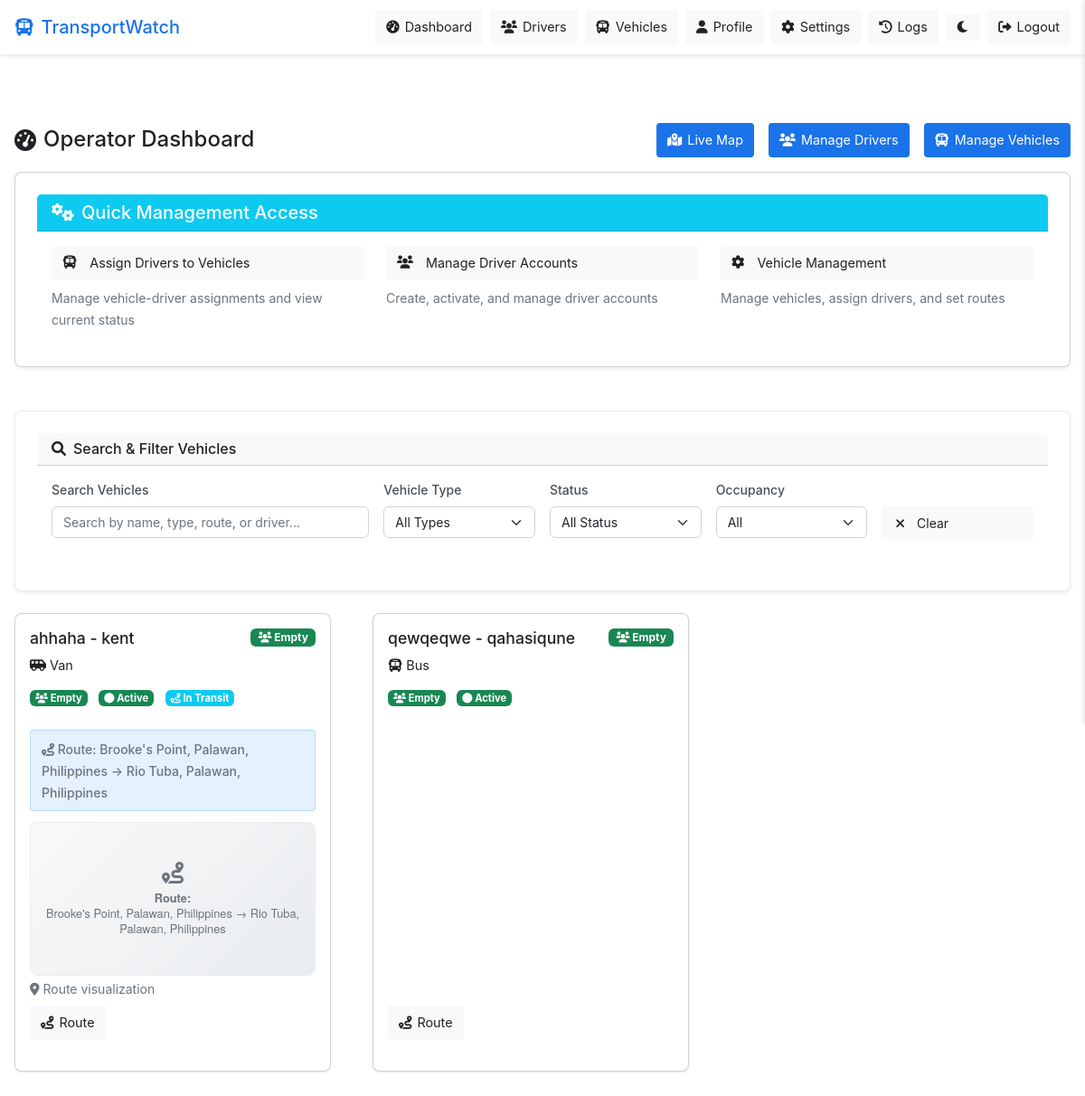
/operator/dashboard (signed in), run on the app's committed database.
### models/vehicle.py (models this page shows, shortened)
class Vehicle(db.Model):
    __tablename__ = 'vehicles'
    __table_args__ = {'extend_existing': True}  # Handle existing table
    id = db.Column(db.Integer, primary_key=True)
    registration_number = db.Column(db.String(20), unique=True, nullable=False)
    vehicle_type = db.Column(db.String(50), nullable=False)
    capacity = db.Column(db.Integer, nullable=False)
    status = db.Column(db.String(20), default='active')
    created_at = db.Column(db.DateTime, default=datetime.utcnow)
    occupancy_status = db.Column(db.String(20), default='empty')
    last_speed_kmh = db.Column(db.Float, default=0.0)
    current_latitude = db.Column(db.Float)
    current_longitude = db.Column(db.Float)
    last_updated = db.Column(db.DateTime, default=datetime.utcnow)
    accuracy = db.Column(db.Float, default=0.0)
    route = db.Column(db.String(100))
    route_info = db.Column(db.Text)
    owner_id = db.Column(db.Integer, db.ForeignKey('users.id'), nullable=False)
    assigned_driver_id = db.Column(db.Integer, db.ForeignKey('users.id'))
    owner = db.relationship('User', foreign_keys=[owner_id], backref='owned_vehicles')
    assigned_driver = db.relationship('User', foreign_keys=[assigned_driver_id], backref='assigned_vehicle')
    location_logs = db.relationship('LocationLog', backref='vehicle', lazy='dynamic')

### models/user.py (models this page shows, shortened)
class User(UserMixin, db.Model):
    __tablename__ = 'users'
    __table_args__ = {'extend_existing': True}  # Handle existing table
    id = db.Column(db.Integer, primary_key=True, autoincrement=True)
    username = db.Column(db.String(80), unique=True, nullable=False)
    email = db.Column(db.String(120), unique=True, nullable=False)
    password_hash = db.Column(db.String(255), nullable=False)
    user_type = db.Column(db.String(20), nullable=False)  # 'admin', 'operator', 'driver'
    created_at = db.Column(db.DateTime, default=datetime.utcnow)
    first_name = db.Column(db.String(100), nullable=True)
    middle_name = db.Column(db.String(100), nullable=True)
    last_name = db.Column(db.String(100), nullable=True)
    is_active = db.Column(db.Boolean, default=True, nullable=False)
    profile_image_url = db.Column(db.String(500), nullable=True)
    created_by_id = db.Column(db.Integer, db.ForeignKey('users.id'), nullable=True)  # For drivers created by operators
    created_by = db.relationship('User', remote_side=[id], backref='created_users')
    current_latitude = db.Column(db.Float, nullable=True)
    current_longitude = db.Column(db.Float, nullable=True)
    accuracy = db.Column(db.Float, nullable=True)  # accuracy in meters
    company_name = db.Column(db.String(200), nullable=True)
    contact_number = db.Column(db.String(50), nullable=True)
    notifications = db.relationship('Notification', backref=db.backref('user_backref', uselist=False), lazy='dynamic')
    notification_settings = db.relationship('NotificationSetting', backref=db.backref('user_backref', uselist=False), uselist=False)

### routes/operator.py (the view)
@operator_bp.route('/dashboard')
@login_required
def dashboard():
    if current_user.user_type != 'operator' and current_user.user_type != 'admin':
        flash('Access denied. Operator account required.', 'error')
        return redirect(url_for('index'))
    vehicles = Vehicle.query.filter(
        Vehicle.owner_id == current_user.id,
        Vehicle.assigned_driver_id.isnot(None),
        Vehicle.status == 'active'
    ).all()
    from models.user import Trip
    for vehicle in vehicles:
        if vehicle.assigned_driver_id:
            _ = vehicle.assigned_driver
        active_trip = Trip.query.filter_by(
            vehicle_id=vehicle.id,
            status='active'
        ).first()
        vehicle.has_active_trip = active_trip is not None
        vehicle.active_trip = active_trip
    return render_template('operator/dashboard.html', vehicles=vehicles)

### app.py (called while the page is built)
@login_manager.user_loader
def load_user(user_id):
    return User.query.get(int(user_id))

@app.context_processor
def inject_user():
    from flask import request
    from flask_login import current_user
    if request.endpoint == 'index':
        return {}  # Return empty context for public page
    return dict(current_user=current_user)

### templates/operator/dashboard.html (shortened to what this page needs)
{% extends "base.html" %}
{% block extra_css %}
<link rel="stylesheet" href="https://unpkg.com/leaflet@1.7.1/dist/leaflet.css" />
{% endblock %}
{% block content %}
<div class="page-header">
    <h1><i class="fas fa-tachometer-alt"></i> <span>Operator Dashboard</span></h1>
    <div class="header-actions">
        <button class="btn btn-primary" onclick="showLiveMapModal()">
            <i class="fas fa-map-marked-alt"></i> <span class="btn-text">Live Map</span>
        </button>
        <a href="{{ url_for('operator.manage_drivers_page') }}" class="btn btn-primary">
            <i class="fas fa-users"></i> <span class="btn-text">Manage Drivers</span>
        </a>
        <a href="{{ url_for('operator.manage_vehicles') }}" class="btn btn-primary">
            <i class="fas fa-bus"></i> <span class="btn-text">Manage Vehicles</span>
        </a>
    </div>
</div>
<div class="row mb-4">
    <div class="col-12">
        <div class="card shadow-sm">
            <div class="card-header bg-info text-white">
                <h5 class="mb-0">
                    <i class="fas fa-cogs me-2"></i>Quick Management Access
                </h5>
            </div>
            <div class="card-body">
                <div class="row">
                    <div class="col-md-4">
                        <a href="{{ url_for('operator.manage_vehicles') }}" class="btn btn-outline-info w-100 mb-2">
                            <i class="fas fa-bus me-2"></i>Assign Drivers to Vehicles
                        </a>
                        <small class="text-muted">Manage vehicle-driver assignments and view current status</small>
                    </div>
                    <div class="col-md-4">
                        <a href="{{ url_for('operator.manage_drivers_page') }}" class="btn btn-outline-info w-100 mb-2">
                            <i class="fas fa-users me-2"></i>Manage Driver Accounts
                        </a>
                        <small class="text-muted">Create, activate, and manage driver accounts</small>
                    </div>
                    <div class="col-md-4">
                        <a href="{{ url_for('operator.manage_vehicles') }}" class="btn btn-outline-info w-100 mb-2">
                            <i class="fas fa-cog me-2"></i>Vehicle Management
                        </a>
                        <small class="text-muted">Manage vehicles, assign drivers, and set routes</small>
                    </div>
                </div>
            </div>
        </div>
    </div>
</div>
<div class="vehicle-search-section mb-4">
    <div class="card shadow-sm">
        <div class="card-header bg-light">
            <h6 class="mb-0">
                <i class="fas fa-search me-2"></i>Search & Filter Vehicles
            </h6>
        </div>
        <div class="card-body">
            <div class="row g-3">
                <div class="col-md-4">
                    <div class="form-group">
                        <label for="vehicleSearch" class="form-label">Search Vehicles</label>
                        <input type="text" id="vehicleSearch" class="form-control" placeholder="Search by name, type, route, or driver...">
                    </div>
                </div>
                <div class="col-md-2">
                    <div class="form-group">
                        <label for="typeFilter" class="form-label">Vehicle Type</label>
                        <select id="typeFilter" class="form-select">
                            <option value="">All Types</option>
                        </select>
                    </div>
                </div>
                <div class="col-md-2">
                    <div class="form-group">
                        <label for="statusFilter" class="form-label">Status</label>
                        <select id="statusFilter" class="form-select">
                            <option value="">All Status</option>
                        </select>
                    </div>
                </div>
                <div class="col-md-2">
                    <div class="form-group">
                        <label for="occupancyFilter" class="form-label">Occupancy</label>
                        <select id="occupancyFilter" class="form-select">
                            <option value="">All</option>
                        </select>
                    </div>
                </div>
                <div class="col-md-2">
                    <div class="form-group">
                        <label class="form-label">&nbsp;</label>
                        <button id="clearFilters" class="btn btn-outline-secondary w-100">
                            <i class="fas fa-times me-2"></i>Clear
                        </button>
                    </div>
                </div>
            </div>
        </div>
    </div>
</div>
<div class="vehicle-grid">
    {% if vehicles %}
    {% for vehicle in vehicles %}
    <div class="card">
        <div style="display: flex; justify-content: space-between; align-items: start;">
            <div>
                <h3>
                    {{ vehicle.registration_number }}
                    {% if vehicle.assigned_driver %}
                    - {{ vehicle.assigned_driver.username }}
                    {% endif %}
                </h3>
                <p>
                    <i class="fas {% if vehicle.vehicle_type == 'bus' %}fa-bus{% else %}fa-van-shuttle{% endif %}"></i>
                    {{ vehicle.vehicle_type|title }}
                </p>
                <div class="vehicle-status-info">
                    <span class="badge {% if vehicle.occupancy_status == 'full' %}bg-danger{% elif vehicle.occupancy_status == 'partial' %}bg-warning{% else %}bg-success{% endif %} me-2">
                        <i class="fas fa-users"></i> {{ vehicle.occupancy_status|title }}
                    </span>
                    <span class="badge {% if vehicle.status == 'active' %}bg-success{% elif vehicle.status == 'delayed' %}bg-warning{% else %}bg-secondary{% endif %} me-2">
                        <i class="fas fa-circle"></i> {{ vehicle.status|title }}
                    </span>
                    {% if vehicle.has_active_trip %}
                    <span class="badge bg-info">
                        <i class="fas fa-route"></i> In Transit
                    </span>
                    {% endif %}
                </div>
            </div>
            <div class="vehicle-status-badges">
                <span class="badge {% if vehicle.occupancy_status == 'full' %}bg-danger{% elif vehicle.occupancy_status == 'partial' %}bg-warning{% else %}bg-success{% endif %}">
                    <i class="fas fa-users"></i> {{ vehicle.occupancy_status|title }}
                </span>
            </div>
        </div>
        <div style="margin-top: 10px; margin-bottom: 10px;">
            {% if vehicle.route %}
            <div class="route-info mb-2">
                <small class="text-muted">
                    <i class="fas fa-route"></i> Route: {{ vehicle.route }}
                </small>
            </div>
            <div class="route-map-container mb-2">
                <div id="routeMap-{{ vehicle.id }}" class="route-map"
                     data-route="{{ vehicle.route }}"
                     data-vehicle-id="{{ vehicle.id }}"
                     data-route-info="{{ vehicle.route_info if vehicle.route_info else '' }}">
                </div>
                <small class="text-muted d-block mt-1">
                    <i class="fas fa-map-marker-alt"></i> Route visualization
                </small>
            </div>
            {% endif %}
            <div class="d-flex gap-2 mb-2">
                <button class="btn btn-warning btn-sm"
                        data-vehicle-id="{{ vehicle.id }}"
                        data-registration="{{ vehicle.registration_number|e }}"
                        data-route="{{ (vehicle.route or 'No route set')|e }}"
                        onclick="showRouteOverrideModalFromButton(this)">
                    <i class="fas fa-route"></i> Route
                </button>
            </div>
        </div>
    </div>
    {% endfor %}
    {% else %}
    <div class="card" style="grid-column: 1 / -1; text-align: center;">
        <p>No vehicles added yet. Use the "Manage Vehicles" button to add vehicles.</p>
    </div>
    {% endif %}
</div>
{% endblock %}

### static/css/main.css (style rules this page uses)
:root { --primary-color: #1a73e8; --secondary-color: #5f6368; --background-color: #ffffff; --text-color: #202124; --error-color: #d93025; --success-color: #1e8e3e; --border-color: #dadce0; --hover-color: #f8f9fa; }
* { margin: 0; padding: 0; box-sizing: border-box; }
body { font-family: 'Roboto', sans-serif; background-color: var(--background-color); color: var(--text-color); line-height: 1.6; transition: background-color 0.3s, color 0.3s; }
.btn { padding: 8px 16px; border-radius: 4px; font-weight: 500; cursor: pointer; transition: background-color 0.2s, transform 0.1s; border: none; outline: none; }
.btn-primary { background-color: var(--primary-color); color: white; }
.card { background-color: var(--background-color); border-radius: 8px; box-shadow: 0 2px 4px rgba(0, 0, 0, 0.1); padding: 24px; margin-bottom: 24px; }
.form-group { margin-bottom: 16px; }
.form-label { display: block; margin-bottom: 8px; font-weight: 500; }
.page-header h1 i { display: inline-flex; align-items: center; justify-content: center; width: 24px; height: 24px; }
.btn i { display: inline-flex; align-items: center; justify-content: center; }

### templates/base.html (style rules this page uses)
:root[data-theme="light"] { --primary-color: #1a73e8; --secondary-color: #5f6368; --success-color: #34a853; --error-color: #ea4335; --warning-color: #fbbc05; --background-color: #ffffff; --hover-color: #f8f9fa; --border-color: #dadce0; --text-color: #202124; --text-secondary: #5f6368; --nav-background: #ffffff; --card-background: #ffffff; }
body { margin: 0; padding: 0; font-family: -apple-system, BlinkMacSystemFont, "Segoe UI", Roboto, "Helvetica Neue", Arial, sans-serif; background-color: var(--background-color); color: var(--text-color); transition: background-color 0.3s, color 0.3s; }
.form-group { margin-bottom: 16px; }
.form-label { display: block; margin-bottom: 8px; color: var(--text-secondary); }
.btn { padding: 8px 12px; border: none; border-radius: 4px; font-size: 0.9rem; cursor: pointer; transition: background-color 0.2s; text-decoration: none; display: inline-flex; align-items: center; gap: 6px; color: var(--text-color); background-color: var(--hover-color); }
.btn-primary { background-color: var(--primary-color); color: white; }
.card { background-color: var(--card-background); border-radius: 8px; box-shadow: 0 1px 2px rgba(0, 0, 0, 0.1); padding: 24px; color: var(--text-color); transition: background-color 0.3s, color 0.3s; }
input, select, textarea, button, .form-control, .form-check-input { position: relative; z-index: 2070 !important; }

### data on the page
Vehicle: registration_number "ahhaha", assigned_driver.username "kent", vehicle_type "Van", occupancy_status "Empty", status "Active", shows "In Transit", route "Brooke's Point, Palawan, Philippines → Rio Tuba, Palawan, Philippines"
Vehicle: registration_number "qewqeqwe", assigned_driver.username "qahasiqune", vehicle_type "Bus", occupancy_status "Empty", status "Active"
